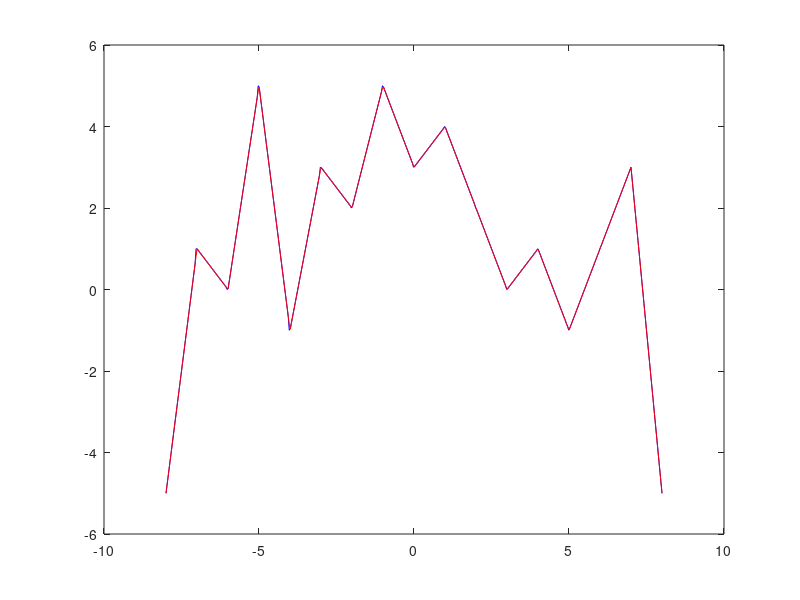

Source code (MATLAB):
function S = SplineL()
	x = -8:8;
	y = [-5, 1, 0, 5, -1, 3, 2, 5, 3, 4, 2, 0, 1, -1, 1, 3, -5];
	
	% np must be divided in 16 equal intervarls
	% np = multiple of 16
	np = 496;
	
	% Get reference values;
	xi = linspace(-8, 8, np);
	yi = interp1(x, y, xi, "linear");
	
	% pi(xi) = ai*xi + bi
	% Compute a and b
	n = length(x);
	a = zeros(1, n-1);
	b = zeros(1, n-1);
	
	for i = 1 : n-1
		a(i) = (y(i+1) - y(i)) / (x(i+1) - x(i));
		b(i) = (x(i+1)*y(i) - x(i)*y(i+1)) / (x(i+1) - x(i));
	endfor
	
	% Compute S
	j=1;
	for i = 1 : np-1
		if (np/(n-1))*(j-1)+1 <= i && i < (np/(n-1))*j
			j = j;
		else 
			j = j+1;
		endif
		
		S(i) = a(j) * xi(i) + b(j);
	endfor
	
	% Hermite conditions
	% S(xn) = f(xn)
	% S(xi) = f(xi), i = 1:n-1
	% S'(xn) = f'(xn)
	% S'(xi) = f'(xi), i = 1:n-1
	S(np) = y(n);
	for i = 1:n-1
		S(31*i) = y(i+1);
	endfor
	
	% Compute error
	% xmax - xmin = 16;
	E = sqrt( (16/np) * sum((yi-S).^2) )
	
	% Get comparison graphic
	figure;
	plot(xi, S, "b", xi, yi, "r");
	
endfunction
